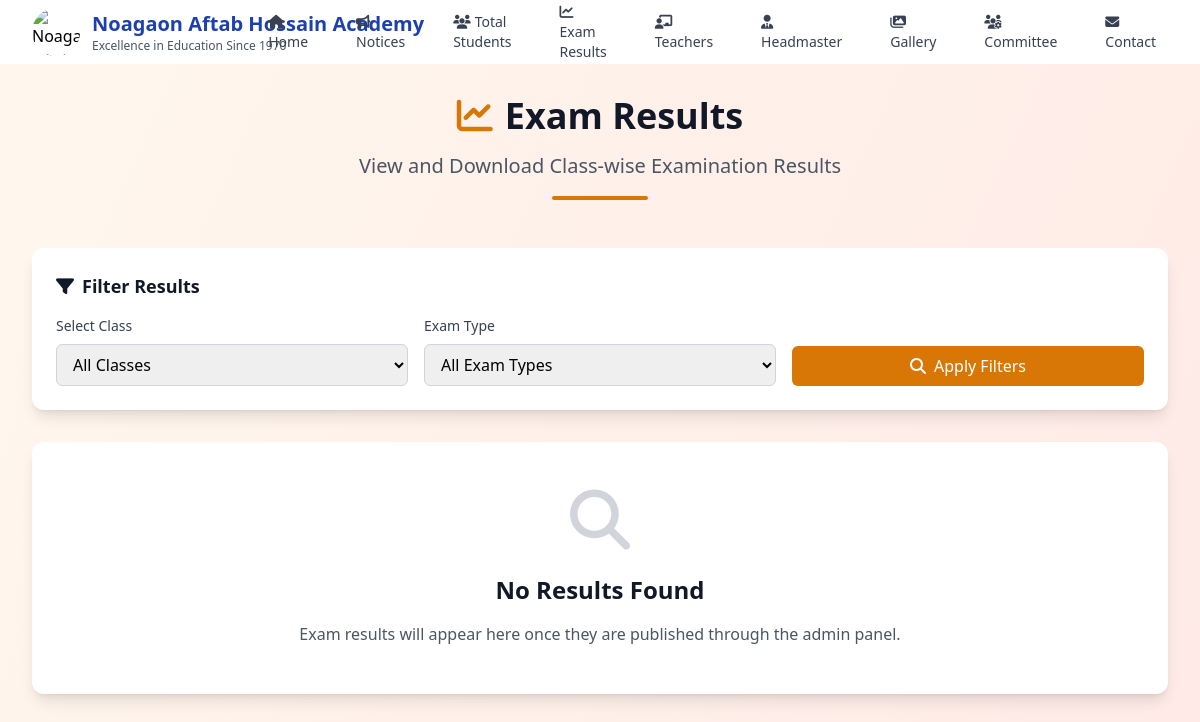
The page /exam-results/ on the database its author committed.
### main/models.py (models this page shows, shortened)
class SchoolInfo(models.Model):
    name = models.CharField(max_length=200, default="Noagaon High School")
    tagline = models.CharField(max_length=300, default="Excellence in Education Since 1950")
    logo = models.ImageField(upload_to='logo/', blank=True, null=True, help_text="School logo")
    address = models.TextField(blank=True)
    phone = models.CharField(max_length=50, blank=True)
    email = models.EmailField(blank=True)
    website = models.URLField(blank=True)
    established_year = models.PositiveIntegerField(default=1950)
    about = models.TextField(blank=True, help_text="About the school")
    is_active = models.BooleanField(default=True, help_text="Use this school info")
    class Meta:
        verbose_name = "School Information"
        verbose_name_plural = "School Information"
        ordering = ['-is_active']

### main/views.py (the view)
# urls.py: path('exam-results/', views.exam_results, name='exam_results'),
def exam_results(request):
    class_filter = request.GET.get('class')
    exam_type_filter = request.GET.get('exam_type')
    results_list = ExamResult.objects.filter(is_published=True)
    if class_filter:
        results_list = results_list.filter(class_name=class_filter)
    if exam_type_filter:
        results_list = results_list.filter(exam_type=exam_type_filter)
    paginator = Paginator(results_list, 10)  # Show 10 results per page
    page_number = request.GET.get('page')
    page_obj = paginator.get_page(page_number)
    available_classes = ExamResult.objects.filter(is_published=True).values_list(
        'class_name', flat=True).distinct().order_by('class_name')
    available_exam_types = ExamResult.objects.filter(is_published=True).values_list(
        'exam_type', flat=True).distinct()
    context = {
        'page_obj': page_obj,
        'available_classes': available_classes,
        'available_exam_types': available_exam_types,
        'current_class': class_filter,
        'current_exam_type': exam_type_filter,
    }
    return render(request, 'main/exam_results.html', context)

### templates/main/exam_results.html (shortened to what this page needs)
{% extends 'base.html' %}
{% block content %}
<div class="min-h-screen bg-gradient-to-br from-orange-50 to-red-100 py-8">
    <div class="max-w-7xl mx-auto px-4 sm:px-6 lg:px-8">
        <div class="text-center mb-12">
            <h1 class="text-4xl font-bold text-gray-900 mb-4">
                <i class="fas fa-chart-line text-warning mr-3"></i>Exam Results
            </h1>
            <p class="text-xl text-gray-600">View and Download Class-wise Examination Results</p>
            <div class="w-24 h-1 bg-warning mx-auto mt-4 rounded-full"></div>
        </div>
        <div class="bg-white rounded-xl shadow-lg p-6 mb-8">
            <h2 class="text-lg font-semibold text-gray-900 mb-4">
                <i class="fas fa-filter mr-2"></i>Filter Results
            </h2>
            <form method="get" class="grid grid-cols-1 md:grid-cols-3 gap-4">
                <div>
                    <label for="class" class="block text-sm font-medium text-gray-700 mb-2">Select Class</label>
                    <select name="class" id="class" class="w-full px-3 py-2 border border-gray-300 rounded-md focus:outline-none focus:ring-2 focus:ring-warning focus:border-transparent">
                        <option value="">All Classes</option>
                    </select>
                </div>
                <div>
                    <label for="exam_type" class="block text-sm font-medium text-gray-700 mb-2">Exam Type</label>
                    <select name="exam_type" id="exam_type" class="w-full px-3 py-2 border border-gray-300 rounded-md focus:outline-none focus:ring-2 focus:ring-warning focus:border-transparent">
                        <option value="">All Exam Types</option>
                    </select>
                </div>
                <div class="flex items-end">
                    <button type="submit" class="w-full bg-warning hover:bg-orange-600 text-white font-medium py-2 px-4 rounded-md transition-colors duration-200">
                        <i class="fas fa-search mr-2"></i>Apply Filters
                    </button>
                </div>
            </form>
        </div>
        {% if page_obj.object_list %}
            <div class="space-y-6">
                {% for result in page_obj %}
                    <div class="bg-white rounded-xl shadow-lg overflow-hidden hover:shadow-xl transition-shadow duration-300">
                        <div class="p-6">
                            <div class="flex flex-col lg:flex-row lg:items-center lg:justify-between">
                                <div class="flex-1">
                                    <div class="flex items-center mb-2">
                                        <div class="w-12 h-12 bg-orange-100 rounded-lg flex items-center justify-center mr-4">
                                            {% if result.result_type == 'pdf' %}
                                                <i class="fas fa-file-pdf text-red-600 text-xl"></i>
                                            {% else %}
                                                <i class="fas fa-image text-blue-600 text-xl"></i>
                                            {% endif %}
                                        </div>
                                        <div>
                                            <h3 class="text-xl font-bold text-gray-900">{{ result.title }}</h3>
                                            <div class="flex items-center space-x-4 text-sm text-gray-600 mt-1">
                                                <span class="bg-blue-100 text-blue-800 px-2 py-1 rounded-full">
                                                    <i class="fas fa-graduation-cap mr-1"></i>Class {{ result.class_name }}
                                                </span>
                                                <span class="bg-green-100 text-green-800 px-2 py-1 rounded-full">
                                                    <i class="fas fa-clipboard-list mr-1"></i>{{ result.get_exam_type_display }}
                                                </span>
                                                <span class="bg-gray-100 text-gray-800 px-2 py-1 rounded-full">
                                                    <i class="fas fa-file mr-1"></i>{{ result.get_file_extension }}
                                                </span>
                                            </div>
                                        </div>
                                    </div>
                                    {% if result.description %}
                                        <p class="text-gray-600 mt-3">{{ result.description }}</p>
                                    {% endif %}
                                    <div class="flex items-center space-x-6 mt-4 text-sm text-gray-500">
                                        <span>
                                            <i class="fas fa-calendar-alt mr-1"></i>
                                            Exam Date: {{ result.exam_date|date:"M d, Y" }}
                                        </span>
                                        <span>
                                            <i class="fas fa-upload mr-1"></i>
                                            Published: {{ result.result_publish_date|date:"M d, Y" }}
                                        </span>
                                    </div>
                                </div>
                                <div class="mt-4 lg:mt-0 lg:ml-6 flex flex-col sm:flex-row gap-3">
                                    {% if result.result_file %}
                                        <a href="{{ result.result_file.url }}"
                                           target="_blank"
                                           class="inline-flex items-center justify-center px-4 py-2 bg-warning hover:bg-orange-600 text-white font-medium rounded-md transition-colors duration-200">
                                            <i class="fas fa-download mr-2"></i>Download Result
                                        </a>
                                    {% endif %}
                                    <a href="{% url 'main:exam_result_detail' result.id %}"
                                       class="inline-flex items-center justify-center px-4 py-2 bg-gray-600 hover:bg-gray-700 text-white font-medium rounded-md transition-colors duration-200">
                                        <i class="fas fa-eye mr-2"></i>View Details
                                    </a>
                                </div>
                            </div>
                        </div>
                    </div>
                {% endfor %}
            </div>
            {% if page_obj.has_other_pages %}
                <div class="mt-12 flex justify-center">
                    <nav class="relative z-0 inline-flex rounded-md shadow-sm -space-x-px" aria-label="Pagination">
                        {% if page_obj.has_previous %}
                            <a href="?page={{ page_obj.previous_page_number }}{% if current_class %}&class={{ current_class }}{% endif %}{% if current_exam_type %}&exam_type={{ current_exam_type }}{% endif %}"
                               class="relative inline-flex items-center px-2 py-2 rounded-l-md border border-gray-300 bg-white text-sm font-medium text-gray-500 hover:bg-gray-50">
                                <i class="fas fa-chevron-left"></i>
                            </a>
                        {% endif %}
                        {% for num in page_obj.paginator.page_range %}
                            {% if page_obj.number == num %}
                                <span class="relative inline-flex items-center px-4 py-2 border border-warning bg-warning text-sm font-medium text-white">
                                    {{ num }}
                                </span>
                            {% elif num > page_obj.number|add:'-3' and num < page_obj.number|add:'3' %}
                                <a href="?page={{ num }}{% if current_class %}&class={{ current_class }}{% endif %}{% if current_exam_type %}&exam_type={{ current_exam_type }}{% endif %}"
                                   class="relative inline-flex items-center px-4 py-2 border border-gray-300 bg-white text-sm font-medium text-gray-700 hover:bg-gray-50">
                                    {{ num }}
                                </a>
                            {% endif %}
                        {% endfor %}
                        {% if page_obj.has_next %}
                            <a href="?page={{ page_obj.next_page_number }}{% if current_class %}&class={{ current_class }}{% endif %}{% if current_exam_type %}&exam_type={{ current_exam_type }}{% endif %}"
                               class="relative inline-flex items-center px-2 py-2 rounded-r-md border border-gray-300 bg-white text-sm font-medium text-gray-500 hover:bg-gray-50">
                                <i class="fas fa-chevron-right"></i>
                            </a>
                        {% endif %}
                    </nav>
                </div>
            {% endif %}
        {% else %}
            <div class="bg-white rounded-xl shadow-lg p-12 text-center">
                <i class="fas fa-search text-gray-300 text-6xl mb-6"></i>
                <h3 class="text-2xl font-bold text-gray-900 mb-4">No Results Found</h3>
                {% if current_class or current_exam_type %}
                    <p class="text-gray-600 mb-6">No exam results found for the selected filters. Try adjusting your search criteria.</p>
                    <a href="{% url 'main:exam_results' %}"
                       class="inline-flex items-center px-4 py-2 bg-warning hover:bg-orange-600 text-white font-medium rounded-md transition-colors duration-200">
                        <i class="fas fa-refresh mr-2"></i>Clear Filters
                    </a>
                {% else %}
                    <p class="text-gray-600">Exam results will appear here once they are published through the admin panel.</p>
                {% endif %}
            </div>
        {% endif %}
    </div>
</div>
{% endblock %}

### templates/base.html (shortened to what this page needs)
<!DOCTYPE html>
<html lang="en">
<head>
    <script src="https://cdn.tailwindcss.com"></script>
    <link rel="stylesheet" href="https://cdnjs.cloudflare.com/ajax/libs/font-awesome/6.4.0/css/all.min.css">
</head>
<body class="bg-gray-50 min-h-screen">
    <nav class="bg-white shadow-lg">
        <div class="max-w-full mx-auto px-4 sm:px-6 lg:px-8">
            <div class="flex justify-between h-16">
                <div class="flex items-center">
                    <a href="{% url 'main:home' %}" class="flex items-center">
                        <div class="flex-shrink-0 flex items-center justify-between">
                            {% if school_logo %}
                                <img src="{{ school_logo }}" alt="{{ school_name }}" class="h-12 w-12 mr-3 rounded-full object-cover">
                            {% endif %}
                            <div>
                                <h1 class="text-xl font-bold text-primary">{{ school_name }}</h1>
                                <p class="text-xs text-gray-600 hidden sm:block">{{ school_tagline }}</p>
                            </div>
                        </div>
                    </a>
                </div>
                <div class="hidden lg:flex items-center space-x-6">
                    <a href="{% url 'main:home' %}" class="text-gray-700 hover:text-primary px-3 py-2 rounded-md text-sm font-medium transition-all duration-200 hover:bg-blue-50">
                        <i class="fas fa-home mr-1"></i>Home
                    </a>
                    <a href="{% url 'main:notices' %}" class="text-gray-700 hover:text-primary px-3 py-2 rounded-md text-sm font-medium transition-all duration-200 hover:bg-blue-50">
                        <i class="fas fa-bullhorn mr-1"></i>Notices
                    </a>
                    <a href="{% url 'main:students' %}" class="text-gray-700 hover:text-accent px-3 py-2 rounded-md text-sm font-medium transition-all duration-200 hover:bg-green-50">
                        <i class="fas fa-users mr-1"></i>Total Students
                    </a>
                    <a href="{% url 'main:exam_results' %}" class="text-gray-700 hover:text-warning px-3 py-2 rounded-md text-sm font-medium transition-all duration-200 hover:bg-orange-50">
                        <i class="fas fa-chart-line mr-1"></i>Exam Results
                    </a>
                    <a href="{% url 'main:teachers' %}" class="text-gray-700 hover:text-primary px-3 py-2 rounded-md text-sm font-medium transition-all duration-200 hover:bg-blue-50">
                        <i class="fas fa-chalkboard-teacher mr-1"></i>Teachers
                    </a>
                    <a href="{% url 'main:headmaster' %}" class="text-gray-700 hover:text-primary px-3 py-2 rounded-md text-sm font-medium transition-all duration-200 hover:bg-blue-50">
                        <i class="fas fa-user-tie mr-1"></i>Headmaster
                    </a>
                    <a href="{% url 'main:gallery' %}" class="text-gray-700 hover:text-primary px-3 py-2 rounded-md text-sm font-medium transition-all duration-200 hover:bg-blue-50">
                        <i class="fas fa-images mr-1"></i>Gallery
                    </a>
                    <a href="{% url 'main:committee' %}" class="text-gray-700 hover:text-primary px-3 py-2 rounded-md text-sm font-medium transition-all duration-200 hover:bg-blue-50">
                        <i class="fas fa-users-cog mr-1"></i>Committee
                    </a>
                    <a href="{% url 'main:contact' %}" class="text-gray-700 hover:text-primary px-3 py-2 rounded-md text-sm font-medium transition-all duration-200 hover:bg-blue-50">
                        <i class="fas fa-envelope mr-1"></i>Contact
                    </a>
                </div>
            </div>
        </div>
    </nav>
    <main class="flex-1">
        {% block content %}
        {% endblock %}
    </main>
</body>
</html>

### rows shown on the page
SchoolInfo: name "Noagaon Aftab Hossain Academy", tagline "Excellence in Education Since 1970"
